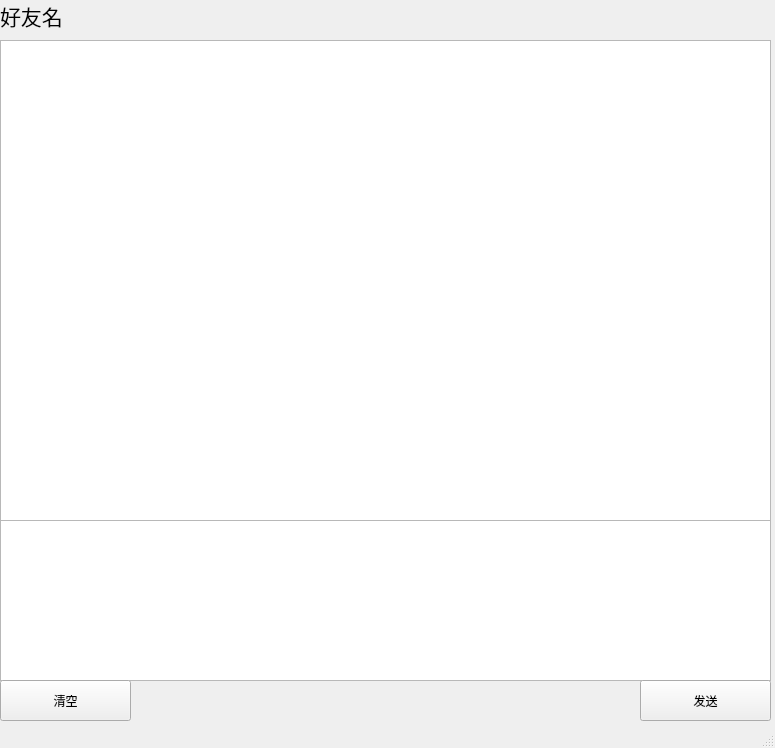
<?xml version="1.0" encoding="UTF-8"?>
<ui version="4.0">
 <class>MainWindow</class>
 <widget class="QMainWindow" name="MainWindow">
  <property name="geometry">
   <rect>
    <x>0</x>
    <y>0</y>
    <width>775</width>
    <height>748</height>
   </rect>
  </property>
  <property name="windowTitle">
   <string>MainWindow</string>
  </property>
  <widget class="QWidget" name="centralwidget">
   <widget class="QTextEdit" name="messageEditor">
    <property name="geometry">
     <rect>
      <x>0</x>
      <y>520</y>
      <width>771</width>
      <height>161</height>
     </rect>
    </property>
   </widget>
   <widget class="QPushButton" name="sendButton">
    <property name="geometry">
     <rect>
      <x>640</x>
      <y>680</y>
      <width>131</width>
      <height>41</height>
     </rect>
    </property>
    <property name="text">
     <string>发送</string>
    </property>
   </widget>
   <widget class="QLabel" name="friendName">
    <property name="geometry">
     <rect>
      <x>0</x>
      <y>-10</y>
      <width>131</width>
      <height>51</height>
     </rect>
    </property>
    <property name="font">
     <font>
      <pointsize>16</pointsize>
     </font>
    </property>
    <property name="text">
     <string>好友名</string>
    </property>
   </widget>
   <widget class="QTextBrowser" name="messageBrowser">
    <property name="geometry">
     <rect>
      <x>0</x>
      <y>40</y>
      <width>771</width>
      <height>481</height>
     </rect>
    </property>
   </widget>
   <widget class="QPushButton" name="clearButton">
    <property name="geometry">
     <rect>
      <x>0</x>
      <y>680</y>
      <width>131</width>
      <height>41</height>
     </rect>
    </property>
    <property name="text">
     <string>清空</string>
    </property>
   </widget>
  </widget>
  <widget class="QStatusBar" name="statusbar"/>
 </widget>
 <resources/>
 <connections/>
</ui>
